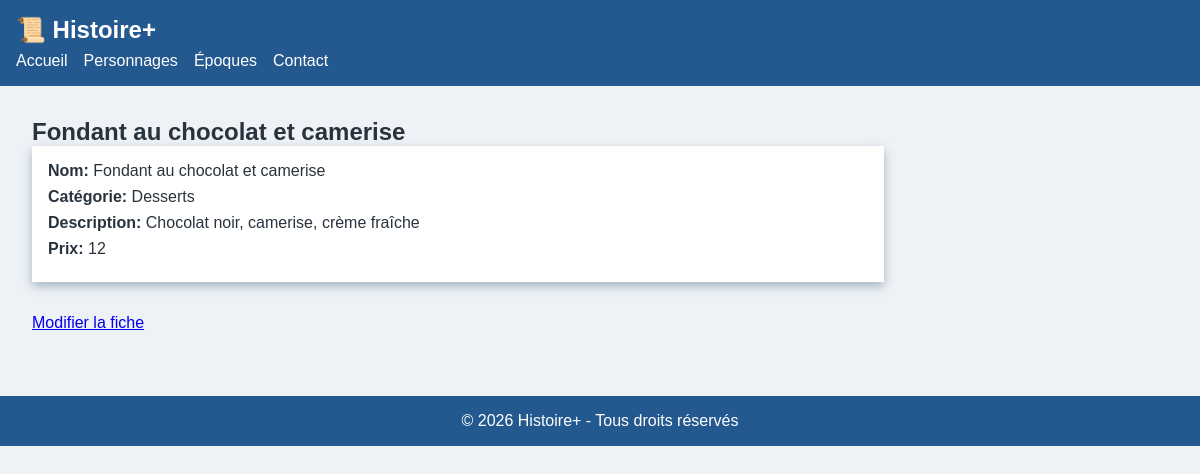
/plat/fiche.php?id=24, run on the app's committed database.
### tables this page shows
CREATE TABLE "plat" (
	"id"	INTEGER,
	"categorie_id"	INTEGER,
	"nom"	TEXT,
	"ingredient"	TEXT,
	"prix"	INTEGER,
	"created_at"	TEXT DEFAULT current_timestamp,
	"updated_at"	TEXT DEFAULT current_timestamp,
	PRIMARY KEY("id")
);

CREATE TABLE "categorie" (
	"id"	INTEGER,
	"categorie"	TEXT,
	"type"	INTEGER,
	"created_at"	TEXT DEFAULT current_timestamp,
	"updated_at"	TEXT DEFAULT current_timestamp,
	PRIMARY KEY("id")
);

### public/plat/fiche.php (the view, shortened to what this page needs)
<?php
$id = $_GET['id'];
$bd = "../../database/db.sqlite";
$pdo = new PDO("sqlite:" . $bd);
$stmt = $pdo->prepare("SELECT plat.*,categorie.categorie as nom_categorie from plat INNER JOIN categorie on plat.categorie_id = categorie.id WHERE plat.id=:id");
$stmt->execute([':id' => $id]);
$info = $stmt->fetch();
$boutton = '';
$boutton .= '<a href="modifier.php?id=' . $info['id'] . '">Modifier la fiche</a>';
?>
<!DOCTYPE html>
<html lang="fr">
<head>
    <link rel="stylesheet" href="../css/styles.css">
</head>
<body>
    <header>
        <div class="logo">📜 Histoire+</div>
        <nav>
            <ul>
                <li><a href="../index.php">Accueil</a></li>
                <li><a href="#">Personnages</a></li>
                <li><a href="#">Époques</a></li>
                <li><a href="#">Contact</a></li>
            </ul>
        </nav>
    </header>
    <main>
        <section class="content">
            <h1><?php echo $info['nom'] ?></h1>
            <article class="fiche">
                <ul>
                    <li><strong>Nom: </strong><?php echo $info['nom'] ?></li>
                    <li><strong>Catégorie: </strong><?php echo $info["nom_categorie"] ?></li>
                    <li><strong>Description: </strong><?php echo $info['ingredient'] ?></li>
                    <li><strong>Prix: </strong><?php echo $info['prix'] ?></li>
                </ul>
            </article>
            <?php echo $boutton ?>
        </section>
    </main>
    <footer>
        <p>© 2026 Histoire+ - Tous droits réservés</p>
    </footer>
</body>
</html>

### public/css/styles.css (style rules this page uses)
:root { --couleur-primaire: hsl(210, 60%, 35%); --couleur-secondaire: hsl(45, 80%, 50%); --couleur-fond: hsl(210, 30%, 95%); --couleur-texte: hsl(210, 20%, 20%); --ombre: 0 4px 10px hsl(210, 20%, 70%); }
* { margin: 0; padding: 0; box-sizing: border-box; }
body { font-family: Arial, sans-serif; background: var(--couleur-fond); color: var(--couleur-texte); }
main { display: flex; padding: 2rem; gap: 2rem; }
.content { width: 75%; }
footer { text-align: center; padding: 1rem; background: var(--couleur-primaire); color: white; margin-top: 2rem; }

### data on the page
plat: nom "Fondant au chocolat et camerise", categorie.categorie "Desserts", ingredient "Chocolat noir, camerise, crème fraîche", prix "12"
